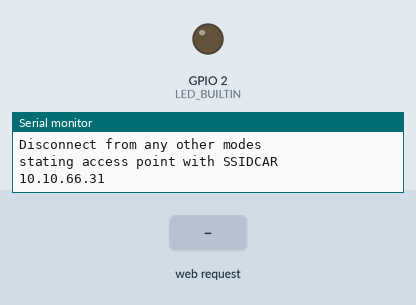
This sketch was run on a simulated ESP8266 (NodeMCU). On the bench: output pins drawn as LEDs (lit = HIGH, except the on-board LED, lit = LOW), the last lines printed to the serial monitor. The test bench sets the inputs (shaded band). WiFi joins after 1.5 s; servers stay silent unless stated; uploads are accepted with an empty reply.

Above: at 2.7 s.
2.8 s: HTTP request GET /feed received
At 3.4 s:
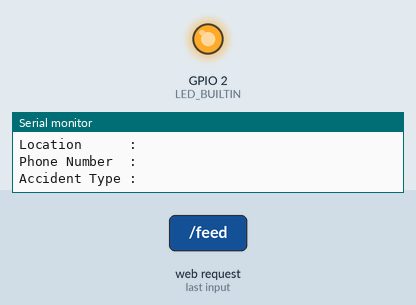
4.3 s: HTTP request GET /feed?vehicleNo=1 received
At 7.3 s:
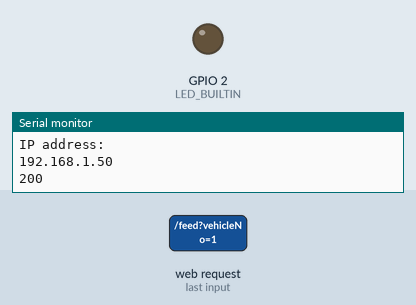
Timing chart, 0 to 8.8 s (numbered marks = the images above; inputs shaded):
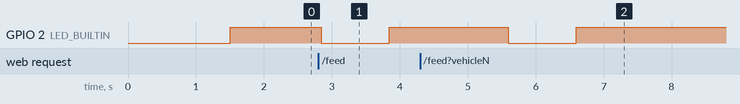

The sketch:

car_dbms.ino
```cpp
#include <ESP8266WiFi.h>
#include <ESP8266WebServer.h>
#include <SoftwareSerial.h>
#include <ESP8266HTTPClient.h>
#define WLAN_SSID       "sreexerox_Ext"
#define WLAN_PASS       "987654321"
const char* ssid = "CAR";
const char* password = "12345abcd";
const String postId = "demo1";
int max_connection = 8;
String URL;
int httpCode;
String payload;
ESP8266WebServer server(80);
HTTPClient http;
IPAddress ip (10, 10, 66, 31);
IPAddress gateway (10, 10, 64, 1);
IPAddress subnet (255, 255, 248, 0);
void setup() {
  Serial.begin(9600);
  Serial.print("Connecting to ");
  Serial.println(WLAN_SSID);
  WiFi.begin(WLAN_SSID, WLAN_PASS);
  while (WiFi.status() != WL_CONNECTED) {
    delay(500);
    Serial.print(".");
  }
  Serial.println();
  Serial.println("WiFi connected");
  Serial.println("IP address: ");
  Serial.println(WiFi.localIP());
    pinMode(LED_BUILTIN, OUTPUT);
  digitalWrite(LED_BUILTIN, HIGH);
  WiFi.mode(WIFI_AP);
  Serial.println("Setup Access point");
  Serial.println("Disconnect from any other modes");
  WiFi.disconnect();
  Serial.println("stating access point with SSID" + String(ssid));
  WiFi.softAP(ssid, password, 1, false, max_connection);
  WiFi.softAPConfig(ip, gateway, subnet);
  IPAddress myIP = WiFi.softAPIP();
  Serial.println(myIP);
  server.on("/", handleroot);
  server.on("/feed", feed);
  server.begin();
}
void handleroot() {

  server.send( 1, "text/plain", "hello");
}
void feed() {

  String vehicleNo = server.arg("vehicleNo");
  String nameOfOwner = server.arg("name");
  String location = server.arg("location");
  String phoneNumber = server.arg("phoneNumber");
  String typeOfAccident = server.arg("type");
  server.send( 1, "text/plain", "Response");
  Serial.println("------------------");
  Serial.println("Vehicle Number:"+vehicleNo);
  Serial.println("Owner Name    :"+nameOfOwner);
  Serial.println("Location      :"+location);
  Serial.println("Phone Number  :"+phoneNumber);
  Serial.println("Accident Type :"+typeOfAccident);
 digitalWrite(LED_BUILTIN, LOW);
  delay(1000);
 digitalWrite(LED_BUILTIN, HIGH);

  HTTPClient http;
  http.begin("http://192.168.43.103/acc.php");
  http.addHeader("Content-Type", "application/x-www-form-urlencoded");
  Serial.print("Connecting to ");
  Serial.println(WLAN_SSID);
  WiFi.begin(WLAN_SSID, WLAN_PASS);
  while (WiFi.status() != WL_CONNECTED) {
    delay(500);
    Serial.print(".");
  }
  Serial.println();
  Serial.println("WiFi connected");
  Serial.println("IP address: ");
  Serial.println(WiFi.localIP());
  int httpResponceCode = http.POST("loc=" + location + "&spot=" + postId+"&vno=" + vehicleNo+"&pno=" + phoneNumber +"&typeOfAccident=" +typeOfAccident);
  Serial.print(httpResponceCode);

}

void loop () {
  server.handleClient();

}
```

Measured:
- after the input at 2.8 s, GPIO 2 (LED_BUILTIN): HIGH → LOW at once, → HIGH 1.0 s later
- after the input at 4.3 s, GPIO 2 (LED_BUILTIN): HIGH → LOW after 1.3 s, → HIGH 1.0 s later
